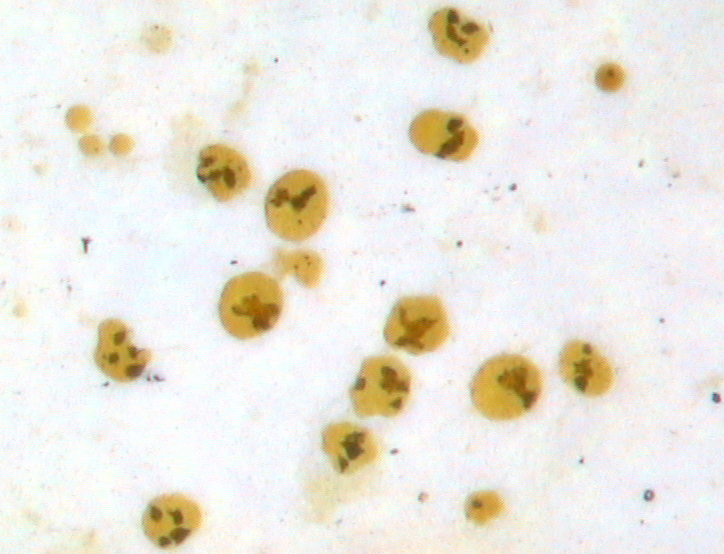
#> input picture cell_dectection/Cell.BMP, 724 x 554 px
$ python cell_dect.py
#> lines starting #> are read from the running program, lines starting #| are printed output that depends on the picture; after the words box and inside, x2 and y2 are one past the last pixel; in counts of white or black regions, pixels touching at a corner belong together
import cv2
import numpy as np

# 读入一张RGB图片
img = cv2.imread(r'Cell.BMP', cv2.IMREAD_COLOR)
#> img is the input picture: shape (554, 724, 3); mean B, G, R 225.2, 233.3, 236.6

# 将图片转为灰度图片来分析
gray = cv2.cvtColor(img, cv2.COLOR_BGR2GRAY)  # 将图片转为灰度图片来分析
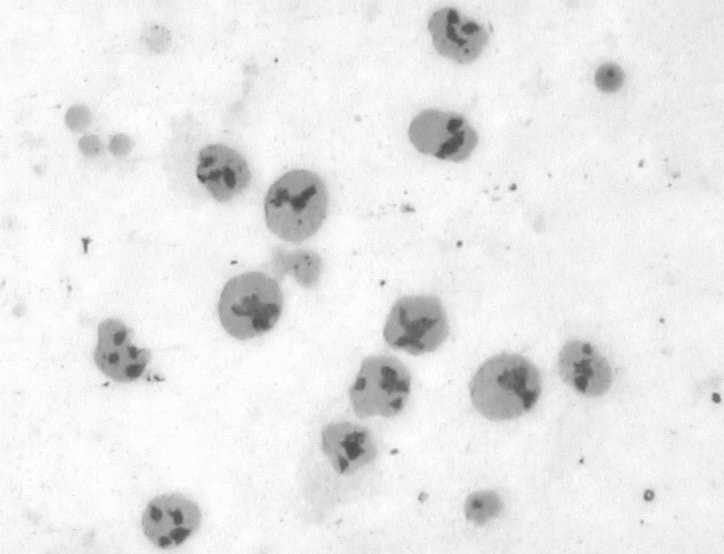
#> gray: shape (554, 724); min 72, max 254, mean 233.3

# 处理了两次,为消除细胞体内的浓淡深浅差别,避免在后续运算中产生孔洞
# 高斯滤波(低通,去掉高频分量,图像平滑)
gray1 = cv2.GaussianBlur(gray, (3, 3), 0)
gray1 = cv2.GaussianBlur(gray1, (3, 3), 0)


# 0~255反相,为了适应腐蚀算法
gray2 = 255 - gray1
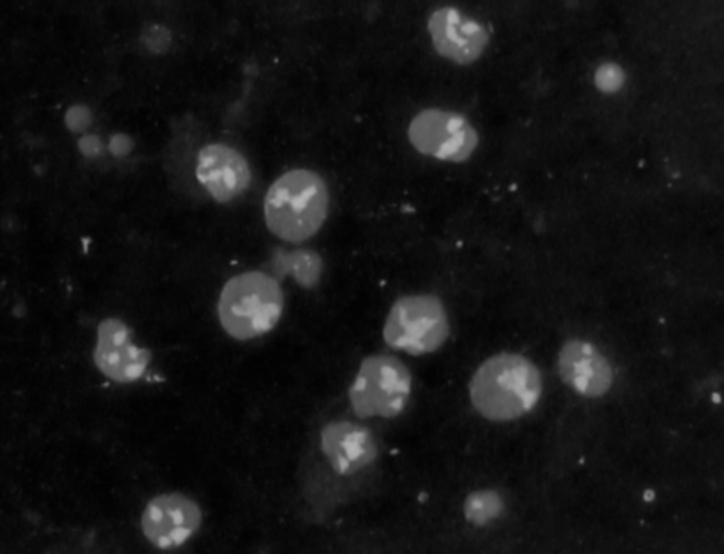
#> gray2: shape (554, 724); min 2, max 177, mean 21.6

# 自动阈值处理
ret, thresh = cv2.threshold(gray2, 0, 255, cv2.THRESH_BINARY + cv2.THRESH_OTSU)
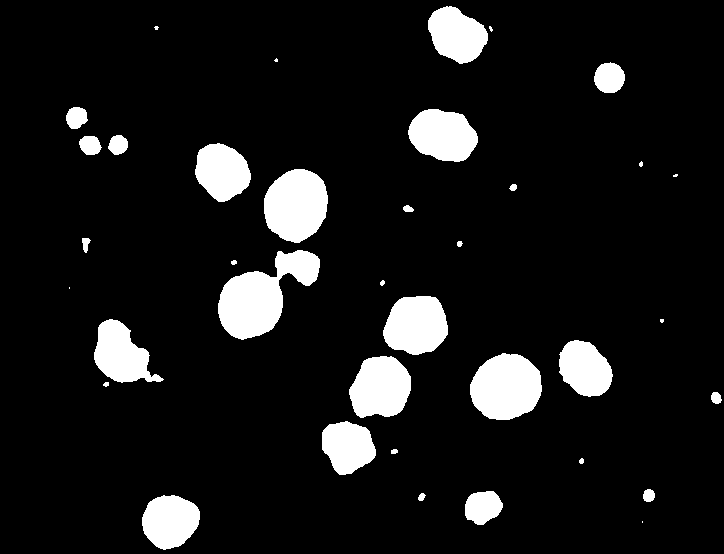
#> thresh: shape (554, 724); 9.6% white; 37 white regions (8 under 20 px), largest, box (x1, y1, x2, y2) and area: (218, 250, 320, 340) 4668, (470, 353, 542, 420) 3728, (264, 169, 328, 243) 3651
#> ret = 55


# 下面为了去除细胞之间的粘连,以免把两个细胞计算成一个
# 进行腐蚀操作,kernel=初值为1的2*2数组
kernel = np.ones((2, 2), np.uint8)
# 腐蚀:卷积核沿着图像滑动，如果与卷积核对应的原图像的所有像素值都是1，那么中心元素就保持原来的像素值，否则就变为零。
erosion = cv2.erode(thresh, kernel, iterations=3)
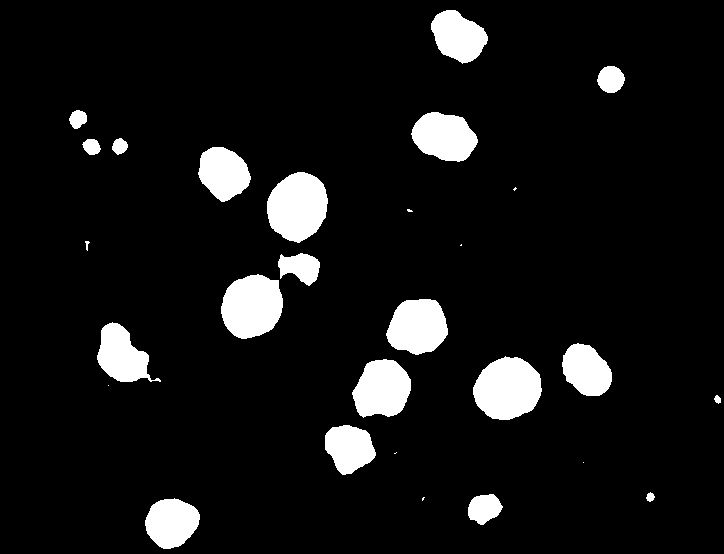
#> erosion: shape (554, 724); 8.1% white; 28 white regions (7 under 20 px)


#获得轮廊
contours, hirearchy = cv2.findContours(erosion, cv2.RETR_TREE, cv2.CHAIN_APPROX_SIMPLE)
#> contours = 28 contours, 8 with area under 20; largest, box (x1, y1, x2, y2) and area: (473, 356, 542, 420) 3224, (267, 172, 328, 243) 3154, (221, 274, 283, 339) 3013, (386, 299, 448, 355) 2561, (352, 359, 411, 418) 2529; hirearchy = 28 rows, first 6: [1, -1, -1, -1], [2, 0, -1, -1], [3, 1, -1, -1], [4, 2, -1, -1], [5, 3, -1, -1], [6, 4, -1, -1]

#建立空list，存放筛选后的结果
contours_out=[]
for i in contours:
     if (cv2.contourArea(i)>100):
         # 排除面积不足“100"的细胞
        contours_out.append(i)
#> this loop made 28 passes
#> i on passes 5, 6, 9, 17, 20: [[583, 462]], [[396, 452], [395, 453], [394, 453], [395, 453]], [[108, 385]], [[461, 244], [460, 245], [461, 245]], [[515, 187], [513, 189], [514, 190], [516, 188]]
#> after the loop, contours_out = 18 contours; largest, box (x1, y1, x2, y2) and area: (473, 356, 542, 420) 3224, (267, 172, 328, 243) 3154, (221, 274, 283, 339) 3013, (386, 299, 448, 355) 2561, (352, 359, 411, 418) 2529


# 展示结果
img2 = img.copy()
# 用红色线,描绘块轮廓
cv2.drawContours(img2, contours_out, -1, (50, 50, 250), 2)
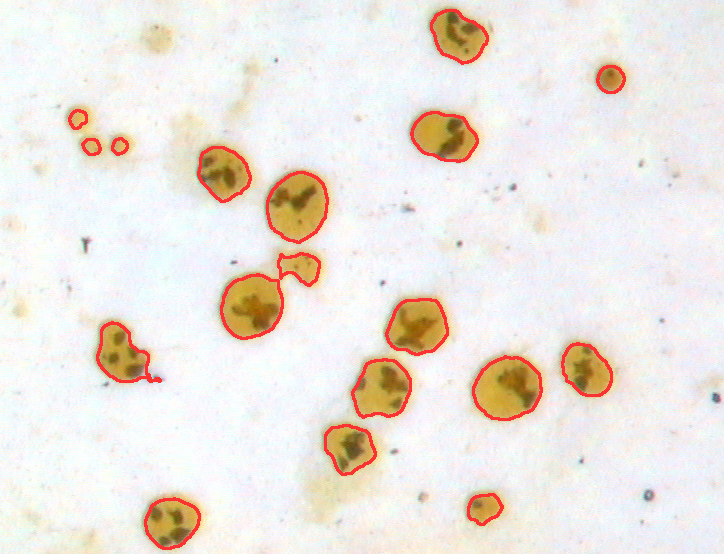
#> img2: shape (554, 724, 3); 2.26% of pixels changed, all inside (x1, y1, x2, y2) = (68, 9, 626, 550)

#保存结果
for i in range(0,len(contours_out)):
    x, y, w, h = cv2.boundingRect(contours_out[i])
    cropImg = img[y: y + h, x:x + w]
    cv2.imwrite("./result/" + str(i) + ".jpg", cropImg)
#> this loop made 18 passes
#> (x, y, w, h) on passes 1 to 12: (145, 498, 55, 51), (468, 494, 35, 31), (325, 425, 51, 50), (352, 359, 59, 59), (473, 356, 69, 64), (562, 343, 50, 53), (97, 322, 64, 60), (386, 299, 62, 56), (221, 274, 62, 65), (278, 253, 42, 33), (267, 172, 61, 71), (198, 147, 53, 55)
#> pass 1, `cropImg = img[y: y + h, x:x + w]`:
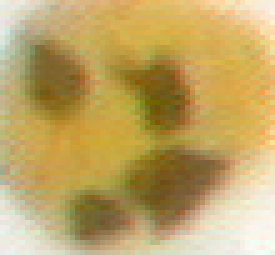
#> cropImg: shape (51, 55, 3) (shown 5 times larger); mean B, G, R 102.2, 165.6, 191.9
#> pass 3, `cropImg = img[y: y + h, x:x + w]`:
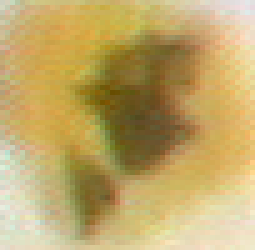
#> cropImg: shape (50, 51, 3) (shown 5 times larger); mean B, G, R 104.8, 167.8, 192.2


cv2.imshow("result", img2)
cv2.waitKey()
